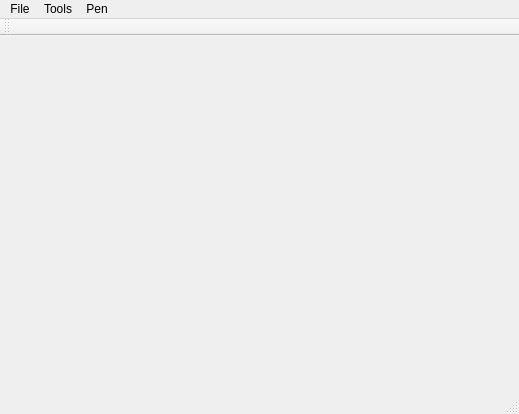
<?xml version="1.0" encoding="UTF-8"?>
<ui version="4.0">
 <class>View</class>
 <widget class="QMainWindow" name="View">
  <property name="geometry">
   <rect>
    <x>0</x>
    <y>0</y>
    <width>519</width>
    <height>414</height>
   </rect>
  </property>
  <property name="windowTitle">
   <string>View</string>
  </property>
  <widget class="QWidget" name="centralWidget">
   <layout class="QGridLayout" name="gridLayout"/>
  </widget>
  <widget class="QMenuBar" name="menuBar">
   <property name="geometry">
    <rect>
     <x>0</x>
     <y>0</y>
     <width>519</width>
     <height>21</height>
    </rect>
   </property>
   <widget class="QMenu" name="menuFile">
    <property name="title">
     <string>File</string>
    </property>
    <addaction name="actionNew"/>
    <addaction name="actionSave"/>
    <addaction name="actionOpen"/>
    <addaction name="actionPrint"/>
   </widget>
   <widget class="QMenu" name="menuTools">
    <property name="title">
     <string>Tools</string>
    </property>
    <addaction name="actionBrush"/>
    <addaction name="actionLine"/>
    <addaction name="actionCircle"/>
    <addaction name="actionRectangle"/>
    <addaction name="actionEllipse"/>
   </widget>
   <widget class="QMenu" name="menuBrush">
    <property name="title">
     <string>Pen</string>
    </property>
    <addaction name="actionColor"/>
    <addaction name="actionThickness"/>
   </widget>
   <addaction name="menuFile"/>
   <addaction name="menuTools"/>
   <addaction name="menuBrush"/>
  </widget>
  <widget class="QToolBar" name="mainToolBar">
   <attribute name="toolBarArea">
    <enum>TopToolBarArea</enum>
   </attribute>
   <attribute name="toolBarBreak">
    <bool>false</bool>
   </attribute>
  </widget>
  <widget class="QStatusBar" name="statusBar"/>
  <action name="actionNew">
   <property name="text">
    <string>New</string>
   </property>
   <property name="shortcut">
    <string>Ctrl+N</string>
   </property>
  </action>
  <action name="actionSave">
   <property name="text">
    <string>Save</string>
   </property>
   <property name="shortcut">
    <string>Ctrl+S</string>
   </property>
  </action>
  <action name="actionOpen">
   <property name="text">
    <string>Open</string>
   </property>
   <property name="shortcut">
    <string>Ctrl+O</string>
   </property>
  </action>
  <action name="actionPrint">
   <property name="text">
    <string>Print</string>
   </property>
   <property name="shortcut">
    <string>Ctrl+P</string>
   </property>
  </action>
  <action name="actionBrush">
   <property name="text">
    <string>Brush</string>
   </property>
  </action>
  <action name="actionLine">
   <property name="text">
    <string>Line</string>
   </property>
  </action>
  <action name="actionCircle">
   <property name="text">
    <string>Circle</string>
   </property>
  </action>
  <action name="actionRectangle">
   <property name="text">
    <string>Rectangle</string>
   </property>
  </action>
  <action name="actionKitten">
   <property name="text">
    <string>Kitten</string>
   </property>
  </action>
  <action name="actionColor">
   <property name="text">
    <string>Color</string>
   </property>
  </action>
  <action name="actionThickness">
   <property name="text">
    <string>Thickness</string>
   </property>
  </action>
  <action name="actionEllipse">
   <property name="text">
    <string>Ellipse</string>
   </property>
  </action>
  <action name="actionResize_Image">
   <property name="text">
    <string>Resize Image</string>
   </property>
  </action>
 </widget>
 <layoutdefault spacing="6" margin="11"/>
 <resources/>
 <connections/>
</ui>
